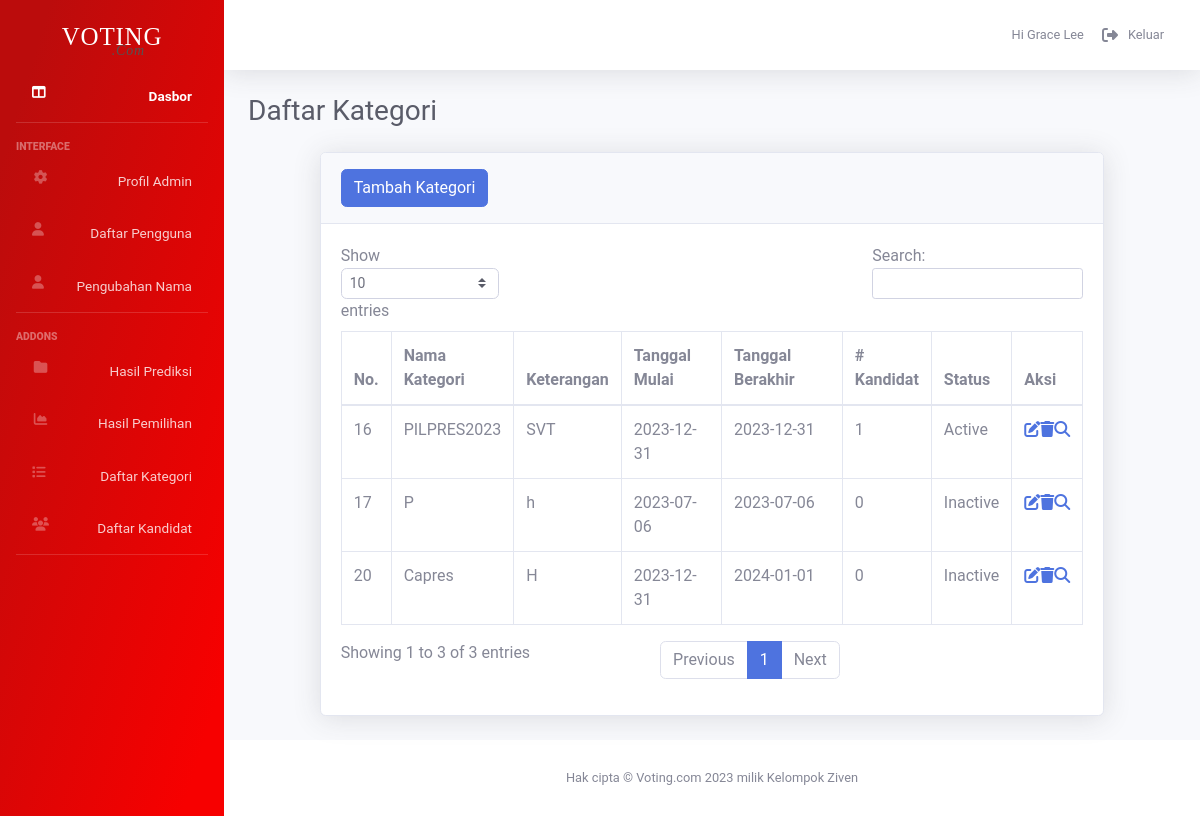
/admin/category.php (signed in), run on an earlier commit of the app's database.
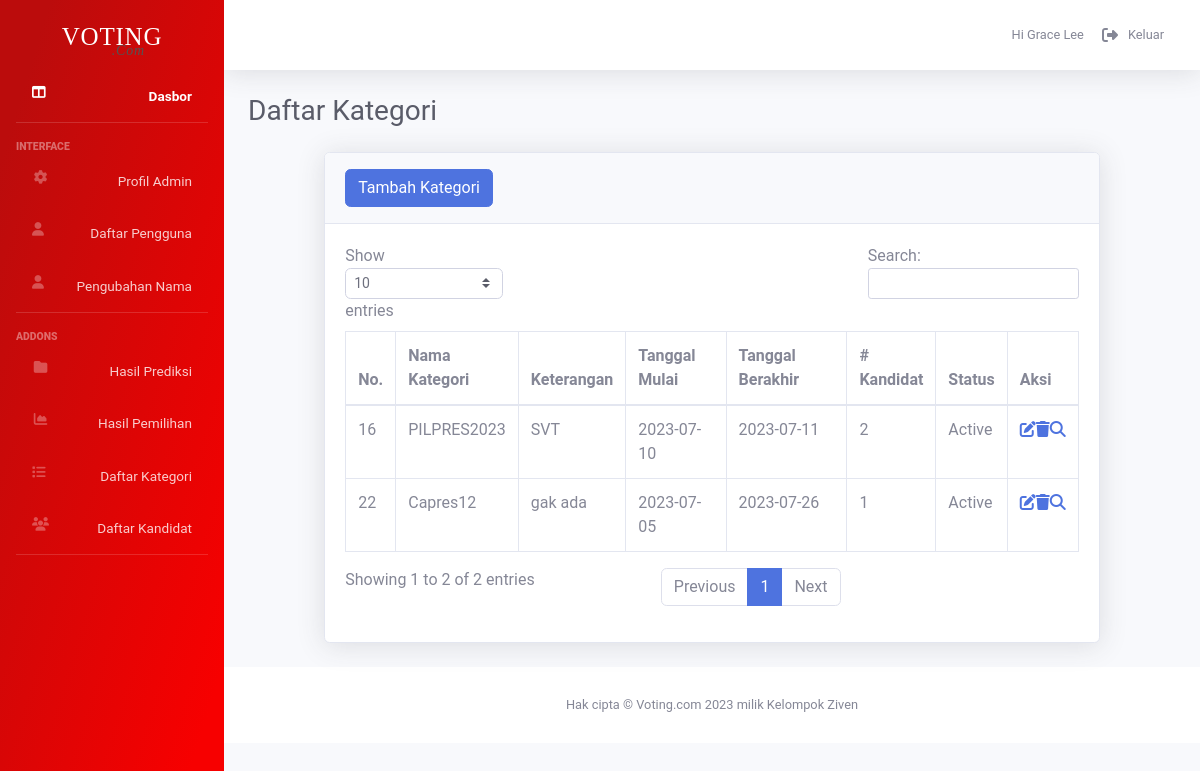
And on a later commit of the database.
### tables this page shows
CREATE TABLE `category` (
  `category_id` int(11) NOT NULL,
  `nama` varchar(100) DEFAULT NULL,
  `details` varchar(100) DEFAULT NULL,
  `start_tggl` date DEFAULT NULL,
  `end_tggl` date DEFAULT NULL,
  `voting_name` varchar(100) DEFAULT NULL,
  `jml_calon` varchar(100) DEFAULT NULL,
  `status` varchar(100) DEFAULT NULL,
  `nama_jabatan` varchar(100) DEFAULT NULL
);

### admin/category.php (the view, shortened to what this page needs)
<!DOCTYPE html>
<html lang="en">
<head>
    <link href="vendor/fontawesome-free/css/all.min.css" rel="stylesheet" type="text/css">
    <link rel="stylesheet" href="https://cdnjs.cloudflare.com/ajax/libs/font-awesome/6.1.1/css/all.min.css" type="text/css">
    <link href="../admin_component/css/adminboots.css" rel="stylesheet">
    <link href="../admin_component/css/custom/style.css" rel="stylesheet">
</head>
<?php include '../admin_component/php/connect.php';?>
<body id="page-top">
    <div id="wrapper">
    <?php  include '../admin_component/php/sidenav.php'; ?>
<div id="content-wrapper" class="d-flex flex-column">
<div id="content">
<?php  include '../admin_component/php/topbar.php'; ?>
    <div class="container-fluid">
        <div class="d-sm-flex align-items-center justify-content-between mb-4" style="display: grid;">
            <h1 class="h3 mb-0 text-gray-800">Daftar Kategori</h1>
        </div>
        <div class="row justify-content-center">
        <div class="card shadow mb-4">
                        <div class="card-header py-3">
                            <h6 class="m-0 font-weight-bold text-primary">
                                <a href="add_category.php"><input type="button" value="Tambah Kategori" class="btn btn-primary"></a>
                            </h6>
                        </div>
                        <div class="card-body">
                            <div class="table-responsive">
                                <table class="table table-bordered" id="dataTable" width="100%" cellspacing="0">
                                    <thead>
                                        <tr>
                                            <th>No.</th>
                                            <th>Nama Kategori</th>
                                            <th>Keterangan</th>
                                            <th>Tanggal Mulai</th>
                                            <th>Tanggal Berakhir</th>
                                            <th># Kandidat</th>
                                            <th>Status</th>
                                            <th>Aksi</th>
                                        </tr>
                                    </thead>
                                    <tbody>
<?php
    $query ="SELECT * FROM category";
    $select_category =  $connect->prepare($query);
    $select_category -> execute();
    if($select_category->rowCount()>0){
        while ($fetch_category = $select_category ->fetch(PDO::FETCH_ASSOC)){
            ?>
                        <tr>
                            <td><?=$fetch_category['category_id']?></td>
                            <td><?=$fetch_category['nama']?></td>
                            <td><?=$fetch_category['details']?></td>
                            <td><?=$fetch_category['start_tggl']?></td>
                            <td><?=$fetch_category['end_tggl']?></td>
                            <td><?=$fetch_category['jml_calon']?></td>
                            <td><?=$fetch_category['status']?></td>
                            <td><div class="action"><a href="update_category.php?update_category=<?=$fetch_category['category_id']?>"><i class="fa-solid fa-pen-to-square"></i></a><a href="category.php?delete_category=<?=$fetch_category['category_id']?>" class="" onclick="return confirm('Are you sure to delete this category?');"><i class="fa-solid fa-trash"></i></a>
                            <a href="detail_category.php?detail_category=<?=$fetch_category['category_id']?>" class=""><i class="fa-solid fa-magnifying-glass"></i></a></div></td>
                    </tr>
            <?php
        }
    }
?>
                                    </tbody>
                                </table>
                            </div>
                        </div>
                    </div>
    </div>
</div>
<?php  include '../admin_component/php/footer.php'; ?>
</div>
</div>
</body>
</html>

What changed in the data, as far as the page shows it:
removed category: category_id "17", nama "P", details "h", start_tggl "2023-07-06", end_tggl "2023-07-06", jml_calon "0", status "Inactive"
removed category: category_id "20", nama "Capres", details "H", start_tggl "2023-12-31", end_tggl "2024-01-01", jml_calon "0", status "Inactive"
changed category "PILPRES2023": start_tggl "2023-12-31" → "2023-07-10"; end_tggl "2023-12-31" → "2023-07-11"; jml_calon "1" → "2"
added category: category_id "22", nama "Capres12", details "gak ada", start_tggl "2023-07-05", end_tggl "2023-07-26", jml_calon "1", status "Active"
Also different on the page:
text written by a page script: "Show entries Search: Showing 1 to 3 of 3 entries Previous 1 Next" → "Show entries Search: Showing 1 to 2 of 2 entries Previous 1 Next"
